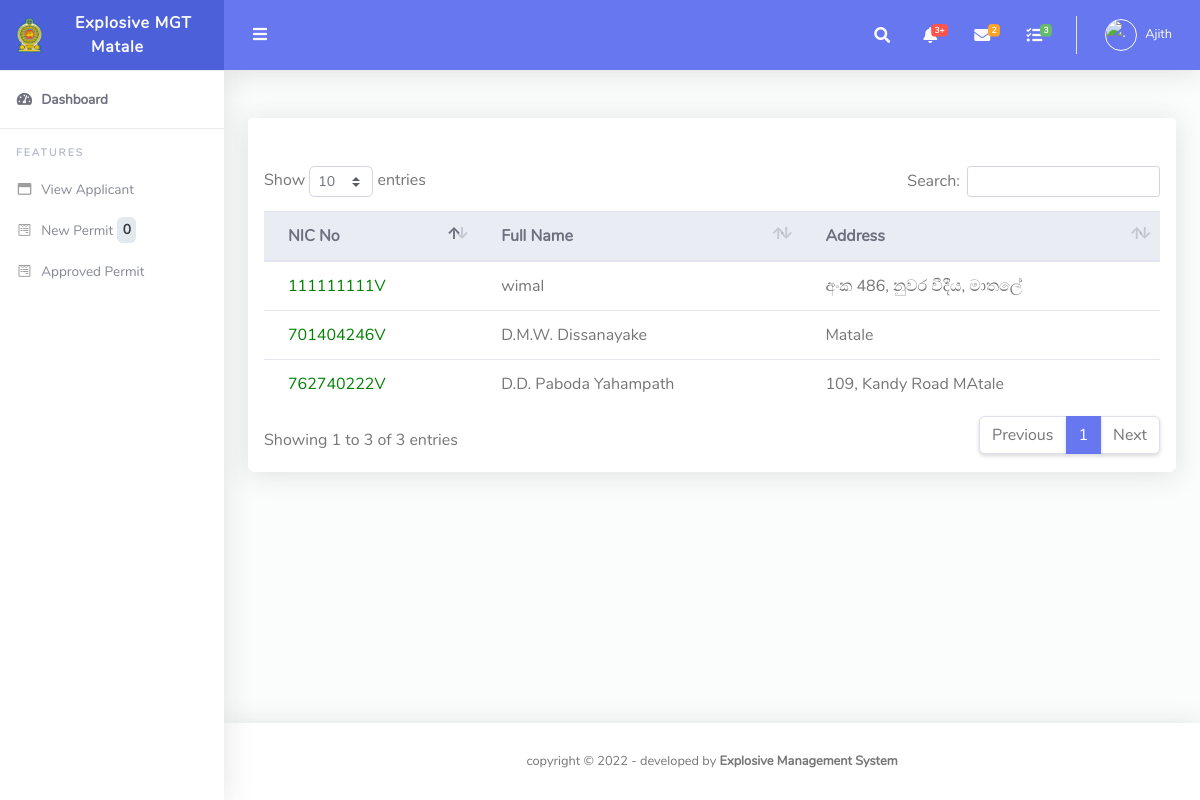
The page /users/ga/dash_view.php?type=4 (signed in) on the database its author committed.
### tables this page shows
CREATE TABLE `users` (
  `id` int(11) NOT NULL,
  `fname` varchar(255) DEFAULT NULL,
  `lname` varchar(255) DEFAULT NULL,
  `email` varchar(255) DEFAULT NULL,
  `password` varchar(300) DEFAULT NULL,
  `contactno` varchar(11) DEFAULT NULL,
  `role` varchar(50) NOT NULL,
  `file_name` varchar(500) NOT NULL,
  `uploaded_on` date DEFAULT NULL,
  `district` varchar(500) NOT NULL,
  `nic` varchar(20) DEFAULT NULL
);

CREATE TABLE `applicant` (
  `id` int(11) NOT NULL,
  `nic` varchar(15) NOT NULL,
  `fullname` varchar(75) NOT NULL,
  `addres` varchar(150) NOT NULL,
  `disignation` varchar(75) NOT NULL,
  `anualIncome` decimal(10,0) NOT NULL,
  `age` int(11) DEFAULT NULL,
  `police` varchar(25) NOT NULL,
  `date` timestamp NOT NULL DEFAULT current_timestamp() ON UPDATE current_timestamp(),
  `mobile1` varchar(10) DEFAULT NULL,
  `mobile2` varchar(10) DEFAULT NULL,
  `district` varchar(50) NOT NULL
);

CREATE TABLE `permit` (
  `perid` int(11) NOT NULL,
  `nic` varchar(15) NOT NULL,
  `pstore` varchar(100) NOT NULL,
  `permitdu` varchar(50) DEFAULT NULL,
  `Premiums` varchar(50) DEFAULT NULL,
  `task` varchar(40) NOT NULL,
  `quarryad` varchar(100) NOT NULL,
  `gnd` varchar(25) NOT NULL,
  `ds` varchar(25) NOT NULL,
  `police` varchar(25) NOT NULL,
  `offence` varchar(200) NOT NULL,
  `appdate` date NOT NULL,
  `stdate` timestamp NOT NULL DEFAULT current_timestamp() COMMENT 'saved date',
  `isread_exp` int(11) NOT NULL DEFAULT 0,
  `isread_ga` int(11) NOT NULL DEFAULT 0,
  `isread_ministry` int(11) NOT NULL DEFAULT 0,
  `expOffApprove` int(11) DEFAULT 0 COMMENT '0- new, 1- Approve, 2- not approve',
  `gaApprove` int(11) DEFAULT 0,
  `ministryApprove` int(11) DEFAULT 0,
  `stat` varchar(50) NOT NULL COMMENT 'Exp Off,GA, Ministry',
  `aplicant_id` int(11) DEFAULT NULL,
  `expno` varchar(25) NOT NULL,
  `price` int(50) NOT NULL,
  `oldrequest` varchar(10) NOT NULL,
  `oldreq_no` varchar(15) NOT NULL,
  `police_approve` varchar(10) NOT NULL,
  `old_coppies` varchar(10) NOT NULL,
  `stock_premiums` varchar(10) NOT NULL,
  `rules` varchar(300) NOT NULL,
  `other_facts` varchar(300) NOT NULL,
  `monthly_product` varchar(50) NOT NULL,
  `my_stat` varchar(10) NOT NULL,
  `c_approval_no` varchar(50) NOT NULL,
  `c_approval_date` date DEFAULT NULL,
  `quarryid` int(10) NOT NULL,
  `district` varchar(50) NOT NULL,
  `qtpremiums` varchar(50) NOT NULL,
  `expapp_date` date DEFAULT NULL,
  `min_file_no` varchar(25) NOT NULL
);

### users/ga/dash_view.php (the view, shortened to what this page needs)
<?php
require_once('../../include/config.php');
?>
<!DOCTYPE html>
<html lang="en">
<head>
  <link href="../../assets/vendor/fontawesome-free/css/all.min.css" rel="stylesheet" type="text/css">
  <link href="../../assets/vendor/bootstrap/css/bootstrap.min.css" rel="stylesheet" type="text/css">
  <link href="../../assets/css/ruang-admin.min.css" rel="stylesheet">
  <link href="../../assets/vendor/datatables/dataTables.bootstrap4.min.css" rel="stylesheet">
</head>
<body id="page-top">
  <div id="wrapper">
     <?php
   include 'include/sidebar.php';
   ?>
    <div id="content-wrapper" class="d-flex flex-column">
      <div id="content">
         <?php
		include 'include/header.php';
		?>
        <div class="container-fluid" id="container-wrapper">
          <div class="row">
            <div class="col-lg-12">
              <div class="card mb-4">
                <div class="card-header py-3 d-flex flex-row align-items-center justify-content-between">
                </div>
                <div class="table-responsive p-3">
                  <table class="table align-items-center table-flush" id="dataTable">
                    <thead class="thead-light">
<?php
 $type= $_GET['type'];
if($type == '1')
{
  echo '<script type="text/javascript">location.href = "exp_approved.php";</script>';
}
elseif($type == '3')
{
  echo '<script type="text/javascript">location.href = "view_table.php";</script>';
}
elseif($type == '4')
{
  echo ' <tr>
  <th>NIC No</th>
      <th>Full Name</th>
      <th>Address</th>
  </tr>
</thead>
<tbody>';
$query = $conn->query("SELECT * FROM applicant LEFT JOIN permit ON applicant.id=permit.aplicant_id WHERE gaApprove='0' AND applicant.district='$dis'");
if($query->num_rows>0){
while($row=$query->fetch_assoc()){
echo" <tr>
<td > <a href='aplicant_view.php?id=".$row["id"]."'> <span style=color:green> ". $row["nic"]. " </span></a></td>
";
echo "<td>". $row["fullname"]. "</td>
<td>". $row["addres"]. "</td>";
}
}else{
  echo "No Details";
  }
}
?>
            </tr>
                    </tbody>
                  </table>
                </div>
              </div>
            </div>
          </div>
        </div>
      </div>
       <?php include '../../include/footer.php';?>
    </div>
  </div>
</body>
</html>

### users/ga/include/sidebar.php (shortened to what this page needs)
<?php
  $uid =  $_SESSION["id"] ;
  $k = $conn->query("SELECT * from users  WHERE id = $uid ");
  if($k !== false && $k->num_rows > 0){
  while($row=$k->fetch_assoc()){
  $d=$row["district"];
    }
  }
?>
<ul class="navbar-nav sidebar sidebar-light accordion" id="accordionSidebar">
      <a class="sidebar-brand d-flex align-items-center justify-content-center" href="index.php">
        <div class="sidebar-brand-icon">
          <img src="../../assets/img/logo/logo.png">
        </div>
        <marquee behavior="alternate" scrolldelay="400"><div class="sidebar-brand-text mx-3">Explosive MGT <?php echo $d; ?></div></marquee>
      </a>
      <hr class="sidebar-divider my-0">
      <li class="nav-item active">
        <a class="nav-link" href="index.php">
          <i class="fas fa-fw fa-tachometer-alt"></i>
          <span>Dashboard</span></a>
      </li>
      <hr class="sidebar-divider">
      <div class="sidebar-heading">
        Features
      </div>
      <li class="nav-item">
        <a class="nav-link collapsed" href="view_table.php"
          aria-expanded="true" aria-controls="collapseBootstrap">
          <i class="far fa-fw fa-window-maximize"></i>
          <span>View Applicant</span>
        </a>
	</li>
  <li class="nav-item">
<a class='nav-link collapsed'  href='exp_approved.php' aria-expanded='true' aria-controls='collapseBootstrap'>
          <i class='fab fa-fw fa-wpforms'></i>
          <span>New Permit</span>
          <span class="badge badge-light">
<?php
$uid =  $_SESSION["id"] ;
$us = $conn->query("SELECT * from users  WHERE id = $uid ");
if($us !== false && $us->num_rows > 0){
while($row=$us->fetch_assoc()){
$dis=$row["district"];
}
}
$sql="SELECT * FROM permit WHERE expOffApprove='1' AND district='$dis'";
if ($result=mysqli_query($conn,$sql))
  {
  $rowcount=mysqli_num_rows($result);
  printf(" %d\n",$rowcount);
  }
?></span>
</a>
</li>
  <li class="nav-item">
        <a class="nav-link collapsed" href="app_permit.php"
          aria-expanded="true" aria-controls="collapseBootstrap">
          <i class="fab fa-fw fa-wpforms"></i>
          <span>Approved Permit</span>
        </a>
	</li>
    </ul>

### users/ga/include/header.php (shortened to what this page needs)
<?php
      $uid =  $_SESSION["id"] ;
 $query5 = $conn->query("SELECT * from users  WHERE id = $uid ");
if($query5 !== false && $query5->num_rows > 0){
  while($row=$query5->fetch_assoc()){
  $imageURL='../../assets/img/logo/'.$row["file_name"];
  $role=$row["fname"];
  }
}
?>
<nav class="navbar navbar-expand navbar-light bg-navbar topbar mb-4 static-top">
          <button id="sidebarToggleTop" class="btn btn-link rounded-circle mr-3">
            <i class="fa fa-bars"></i>
          </button>
          <ul class="navbar-nav ml-auto">
            <li class="nav-item dropdown no-arrow">
              <a class="nav-link dropdown-toggle" href="#" id="searchDropdown" role="button" data-toggle="dropdown"
                aria-haspopup="true" aria-expanded="false">
                <i class="fas fa-search fa-fw"></i>
              </a>
            </li>
            <li class="nav-item dropdown no-arrow mx-1">
              <a class="nav-link dropdown-toggle" href="#" id="alertsDropdown" role="button" data-toggle="dropdown"
                aria-haspopup="true" aria-expanded="false">
                <i class="fas fa-bell fa-fw"></i>
                <span class="badge badge-danger badge-counter">3+</span>
              </a>
            </li>
            <li class="nav-item dropdown no-arrow mx-1">
              <a class="nav-link dropdown-toggle" href="#" id="messagesDropdown" role="button" data-toggle="dropdown"
                aria-haspopup="true" aria-expanded="false">
                <i class="fas fa-envelope fa-fw"></i>
                <span class="badge badge-warning badge-counter">2</span>
              </a>
            </li>
            <li class="nav-item dropdown no-arrow mx-1">
              <a class="nav-link dropdown-toggle" href="#" id="messagesDropdown" role="button" data-toggle="dropdown"
                aria-haspopup="true" aria-expanded="false">
                <i class="fas fa-tasks fa-fw"></i>
                <span class="badge badge-success badge-counter">3</span>
              </a>
            </li>
            <li class="nav-item dropdown no-arrow">
              <a class="nav-link dropdown-toggle" href="#" id="userDropdown" role="button" data-toggle="dropdown"
                aria-haspopup="true" aria-expanded="false">
              <?php  echo "<img class='img-profile rounded-circle' id='scream' width='50' height='50'src='$imageURL' alt='.'>"; ?>
                <span class="ml-2 d-none d-lg-inline text-white small"><?php echo $role; ?></span>
              </a>
            </li>
          </ul>
        </nav>

### rows shown on the page
users: district "Matale", fname "Ajith"
applicant: permit.nic "701404246V", fullname "D.M.W. Dissanayake", addres "Matale"
applicant: permit.nic "111111111V", fullname "wimal", addres "අංක 486, නුවර වීදීය, මාතලේ"
applicant: permit.nic "762740222V", fullname "D.D. Paboda Yahampath", addres "109, Kandy Road MAtale"

### other values the page prints
$rowcount "0"
